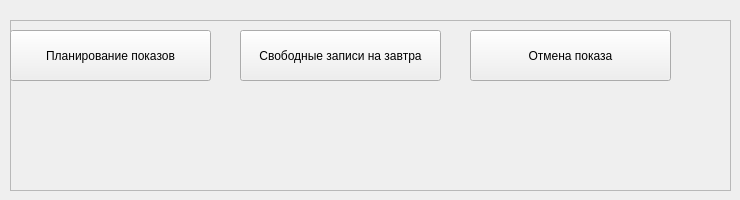
    <widget class="QWidget" name="page_impressions">
     <widget class="QFrame" name="frame_impressions">
      <property name="geometry">
       <rect>
        <x>10</x>
        <y>20</y>
        <width>721</width>
        <height>171</height>
       </rect>
      </property>
      <property name="styleSheet">
       <string notr="true"/>
      </property>
      <property name="frameShape">
       <enum>QFrame::StyledPanel</enum>
      </property>
      <property name="frameShadow">
       <enum>QFrame::Raised</enum>
      </property>
      <widget class="QPushButton" name="bt_impressions_add">
       <property name="geometry">
        <rect>
         <x>0</x>
         <y>10</y>
         <width>201</width>
         <height>51</height>
        </rect>
       </property>
       <property name="styleSheet">
        <string notr="true"/>
       </property>
       <property name="text">
        <string>Планирование показов</string>
       </property>
      </widget>
      <widget class="QPushButton" name="bt_impressions_cancel">
       <property name="geometry">
        <rect>
         <x>460</x>
         <y>10</y>
         <width>201</width>
         <height>51</height>
        </rect>
       </property>
       <property name="styleSheet">
        <string notr="true"/>
       </property>
       <property name="text">
        <string>Отмена показа</string>
       </property>
      </widget>
      <widget class="QPushButton" name="bt_freeImpressionsTommorrow">
       <property name="geometry">
        <rect>
         <x>230</x>
         <y>10</y>
         <width>201</width>
         <height>51</height>
        </rect>
       </property>
       <property name="styleSheet">
        <string notr="true"/>
       </property>
       <property name="text">
        <string>Свободные записи на завтра</string>
       </property>
      </widget>
     </widget>
    </widget>
